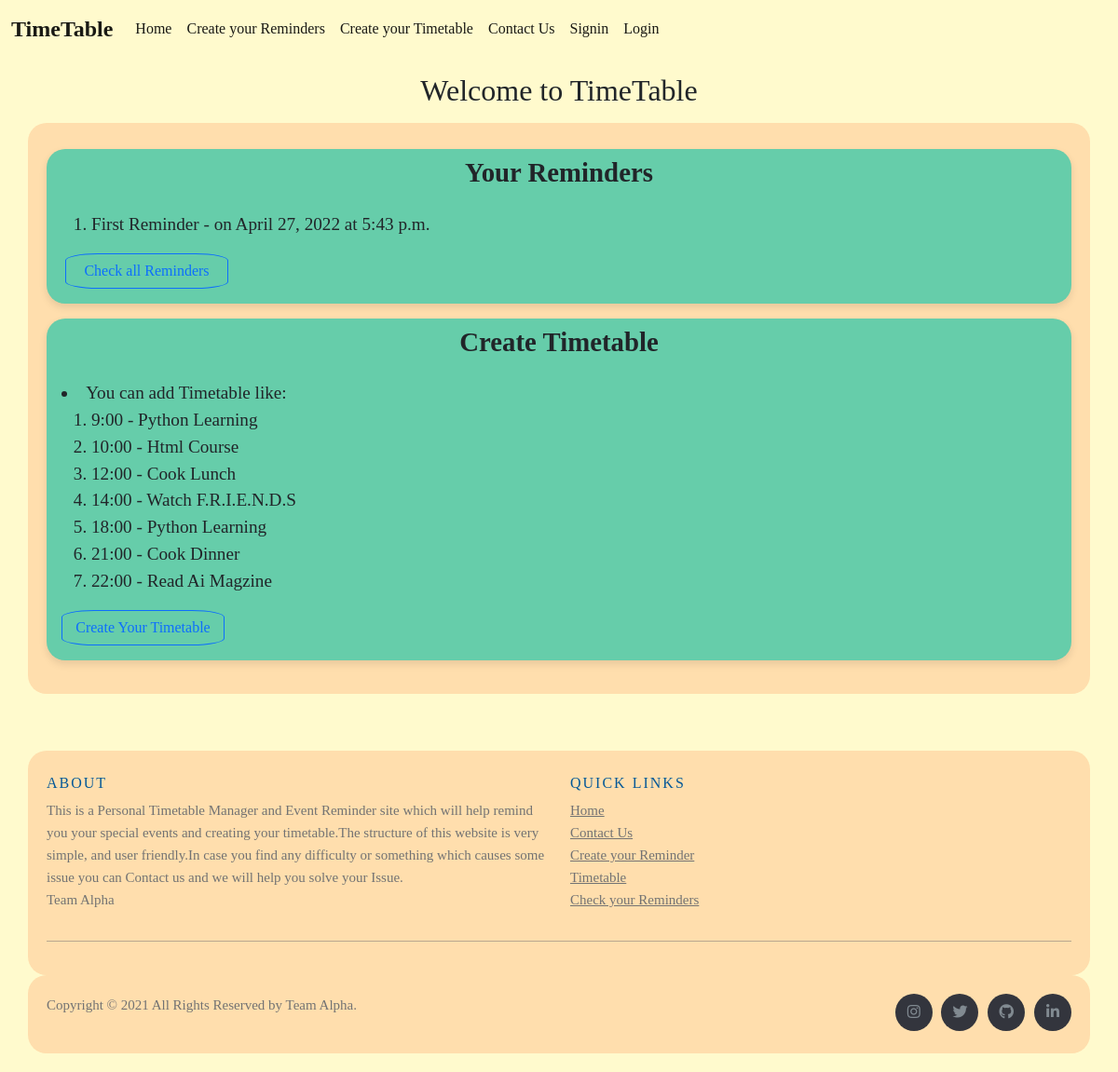
The app's page /, older data.
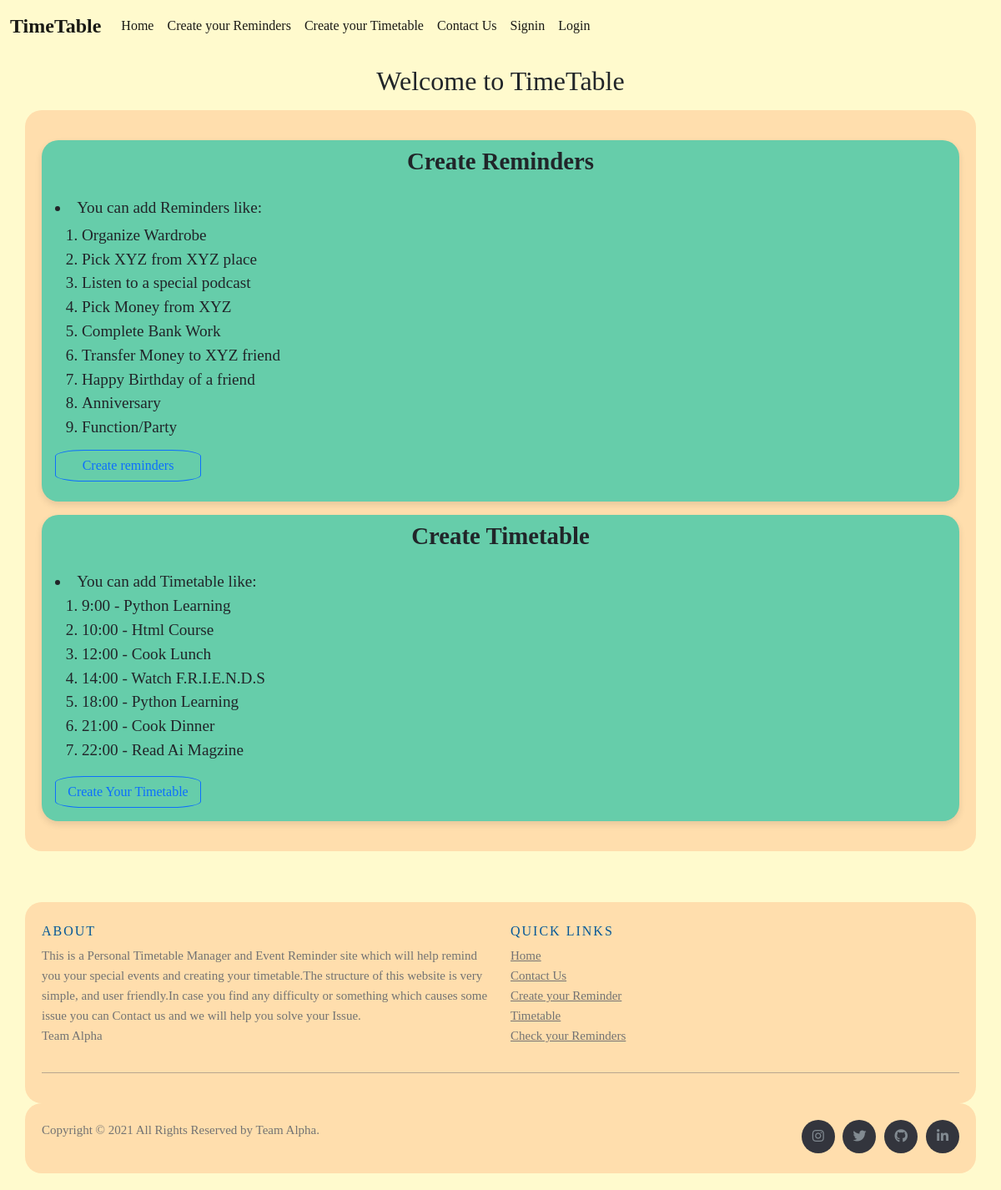
The same page, newer data.
### Event/models.py (models this page shows, shortened)
class Event(models.Model):
    username = models.CharField(max_length=200)
    types = models.CharField(max_length=200)
    date = models.DateField(blank=True)
    time = models.TimeField(blank=True)
    event = models.TextField(max_length=200000)

### Event/views.py (the view)
# urls.py: 2. Add a URL to urlpatterns:  path('', Home.as_view(), name='home')
def Home(request):
    remind = Event.objects.order_by("date").filter(username=request.user)
    tt = Timetable.objects.filter(username=request.user).first()
    if tt is not None:
        time = pickle.loads(eval(tt.time))
        topic = pickle.loads(eval(tt.topic))
        param = {"remind": remind[:5], "timetable": zip(time[:5], topic[:5])}
    else:
        param = {"remind": remind[:5]}
    return render(request, "home.html", param)

### Event/Templates/home.html (shortened to what this page needs)
{% extends "basic.html" %}
{% block body %}
<div class="head my-3">
  <h2 style="font-family: Cambria, Cochin, Georgia, Times, 'Times New Roman', serif;text-align: center;">Welcome to
    TimeTable</h2>
</div>
<div class="container my-3">
  {% if remind|length >= 1 %}
  <div class="card w-100 my-2 mx-auto">
    <h3 class="card-title my-2" >Your Reminders</h3>
    <div class="card-body">
      <ol style="font-size: 1.2rem;">
        {% for event in remind %}
        <li>{{event.event}} - on {{event.date}} at {{event.time}}</li>
        {% endfor %}
      </ol>
      <a href="reminders" class="mx-1">
        <button class="btn btn-outline-primary">Check all Reminders</button>
      </a>
    </div>
  </div>
  {% else %}
  <div class="card w-100 my-3 mx-auto">
    <h3 class="card-title my-2" >Create Reminders</h3>
    <div class="card-body">
      <li style="font-size: 1.2rem;">You can add Reminders like:</li>
      <ol class="my-1" style="font-size: 1.2rem;">
        <li>Organize Wardrobe</li>
        <li>Pick XYZ from XYZ place</li>
        <li>Listen to a special podcast</li>
        <li>Pick Money from XYZ</li>
        <li>Complete Bank Work</li>
        <li>Transfer Money to XYZ friend</li>
        <li>Happy Birthday of a friend</li>
        <li>Anniversary</li>
        <li>Function/Party</li>
      </ol>
      <a href="reminder">
        <button class="btn btn-outline-primary my-2">Create reminders</button>
      </a>
    </div>
  </div>
  {% endif %}
  {% if timetable %}
  <div class="card w-100 my-3 mx-auto">
    <h3 class="card-title my-2" style="font-size: 1.3rem;">Your Timetable</h3>
    <div class="card-body">
      <ol style="font-size: 1.2rem;">
        {% for time, topic in timetable %}
        <li>{{ time }} - {{ topic }}</li>
        {% endfor %}
      </ol>
      <a href="timetables">
        <button class="btn btn-outline-primary">Check all Timetable</button>
      </a>
    </div>
  </div>
  {% else %}
  <div class="card w-100 my-3 mx-auto">
    <h3 class="card-title my-2">Create Timetable</h3>
    <div class="card-body">
      <li style="font-size: 1.2rem;">You can add Timetable like:</li>
      <ol style="font-size: 1.2rem;">
        <li>9:00 - Python Learning</li>
        <li>10:00 - Html Course</li>
        <li>12:00 - Cook Lunch</li>
        <li>14:00 - Watch F.R.I.E.N.D.S</li>
        <li>18:00 - Python Learning</li>
        <li>21:00 - Cook Dinner</li>
        <li>22:00 - Read Ai Magzine</li>
      </ol>
      <a href="timetable">
        <button class="btn btn-outline-primary">Create Your Timetable</button>
      </a>
    </div>
  </div>
  {% endif %}
</div>
{% endblock %}

### Event/Templates/basic.html (shortened to what this page needs)
<!doctype html>
<html lang="en">
<head>
  <link href="https://cdn.jsdelivr.net/npm/bootstrap@5.0.2/dist/css/bootstrap.min.css" rel="stylesheet"
>
</head>
<body>
  <nav class="navbar navbar-expand-lg navbar-light ">
    <div class="container-fluid">
      <a class="navbar-brand" href="/">TimeTable</a>
      <div class="collapse navbar-collapse" id="navbarSupportedContent">
        <ul class="navbar-nav me-auto mb-2 mb-lg-0">
          <li class="nav-item">
            <a class="nav-link active" aria-current="page" href="/">Home</a>
          </li>
          <li class="nav-item">
            <a class="nav-link active" aria-current="page" href="/reminder">Create your Reminders</a>
          </li>
          <li class="nav-item">
            <a class="nav-link active" aria-current="page" href="/timetable">Create your Timetable</a>
          </li>
          <li class="nav-item">
            <a class="nav-link active" aria-current="page" href="/contact">Contact Us</a>
          </li>
          <li>
            {% if user.is_authenticated %}
            <ul class="navbar-nav mr-7">
              <li class="nav-item dropdown mr-3">
                <a class="nav-link dropdown-toggle" href="#" id="navbarDropdown" role="button" data-bs-toggle="dropdown"
                  aria-expanded="false">
                  {{request.user}}
                </a>
                <ul class="dropdown-menu" aria-labelledby="navbarDropdown">
                  <li><a class="dropdown-item" href="reminders"> Check Your Reminders</a></li>
                  <li><a class="dropdown-item" href="timetables">Check Your Timetable</a></li>
                  <li><a class="dropdown-item" href="logout">Logout</a></li>
                </ul>
              </li>
          </li>
        </ul>
        <li>
          {% else %}
        <li class="nav-item">
          <a type="button" class="nav-link active" data-bs-toggle="modal" data-bs-target="#Signup"
            aria-current="page">Signin</a>
        </li>
        <li class="nav-item">
          <a type="button" class="nav-link active" data-bs-toggle="modal" aria-current="page"
            data-bs-target="#Login">Login</a>
        </li>
        {% endif %}
        </li>
      </div>
    </div>
  </nav>
  {% block body %}
  {% endblock %}
  <footer class="site-footer">
    <div class="container">
      <div class="row">
        <div class="col-sm-12 col-md-6">
          <h6>About</h6>
          <p class="text-justify">This is a Personal Timetable Manager and Event Reminder site which will help remind
            you your special events and creating your timetable.The structure of this website is very simple, and user
            friendly.In case you find any difficulty or something which causes some issue you can Contact us and we will
            help you solve your Issue. <br> Team Alpha </p>
        </div>
        <div class="col-xs-6 col-md-3">
          <h6>Quick Links</h6>
          <ul class="footer-links">
            <li><a href="/">Home</a></li>
            <li><a href="contact">Contact Us</a></li>
            <li><a href="reminder">Create your Reminder</a></li>
            <li><a href="timetable">Timetable</a></li>
            <li><a href="reminders">Check your Reminders </a></li>
          </ul>
        </div>
      </div>
      <hr>
    </div>
    <div class="container">
      <div class="row">
        <div class="col-md-8 col-sm-6 col-xs-12">
          <p class="copyright-text">Copyright &copy; 2021 All Rights Reserved by
            Team Alpha.
          </p>
        </div>
        <link rel="stylesheet" href="https://cdnjs.cloudflare.com/ajax/libs/font-awesome/5.15.3/css/all.min.css" />
        <div class="col-md-4 col-sm-6 col-xs-12">
          <ul class="social-icons">
            <li><a href=""><i class="fab fa-instagram"></i></a></li>
            <li><a href=""><i class="fab fa-twitter"></i></a></li>
            <li> <a href=""><i class="fab fa-github"></i></a></li>
            <li><a href=""><i class="fab fa-linkedin-in"></i></a></li>
          </ul>
        </div>
      </div>
    </div>
  </footer>
</body>
</html>

### Event/Templates/basic.html (style rules this page uses)
body { background-color: lemonchiffon; font-family: 'Times New Roman', Times, serif; }
.navbar { background-color: lemonchiffon; }
.navbar-brand { font-size: 1.5rem; font-weight: bold; color: #333; }
.nav-link { color: #333; }
.btn-outline-primary, .btn-outline-secondary { width: 175px; border-radius: 20%; }
.site-footer { background-color: #26272b; padding: 45px 0 20px; font-size: 15px; line-height: 24px; color: #737373; }
.site-footer hr { border-top-color: #bbb; opacity: 0.5; }
.site-footer h6 { color: #fff; font-size: 16px; text-transform: uppercase; margin-top: 5px; letter-spacing: 2px; }
.site-footer a { color: #bc5050; }
.footer-links { padding-left: 0; list-style: none; }
.footer-links li { display: block; }
.footer-links a { color: #737373; }
.site-footer .social-icons { text-align: right; }
.site-footer .social-icons a { width: 40px; height: 40px; line-height: 40px; margin-left: 6px; margin-right: 0; border-radius: 100%; background-color: #33353d; }
.container { background-color: navajowhite; border-radius: 20px; padding: 20px; }
.card { background-color: mediumaquamarine; border: none; border-radius: 20px; box-shadow: 0 4px 8px rgba(0, 0, 0, 0.1); transition: transform 0.3s; }
.card-title { text-align: center; font-family: 'Times New Roman', Times, serif; font-size: 1.8rem; font-weight: bold; margin-top: 2rem; }
.site-footer { background-color: lemonchiffon; padding: 45px 0 20px; font-size: 15px; line-height: 24px; color: #737373; }
.site-footer hr { border-top-color: #bbb; opacity: 0.5 }
.site-footer h6 { color: #045898; font-size: 16px; text-transform: uppercase; margin-top: 5px; letter-spacing: 2px }
.site-footer a { color: #737373; }
.footer-links { padding-left: 0; list-style: none }
.footer-links li { display: block }
.footer-links a { color: #737373 }
.site-footer .social-icons { text-align: right }
.site-footer .social-icons a { width: 40px; height: 40px; line-height: 40px; margin-left: 6px; margin-right: 0; border-radius: 100%; background-color: #33353d }
.copyright-text { margin: 0 }
.social-icons { padding-left: 0; margin-bottom: 0; list-style: none }
.social-icons li { display: inline-block; margin-bottom: 4px }
.social-icons a { background-color: #eceeef; color: #818a91; font-size: 16px; display: inline-block; line-height: 44px; width: 44px; height: 44px; text-align: center; margin-right: 8px; border-radius: 100%; -webkit-transition: all .2s linear; -o-transition: all .2s linear; transition: all .2s linear }

Row changes from the older to the newer data that the page shows:
removed Event: event "First Reminder", date "April 27, 2022", time "5:43 p.m."
Text that changed along with them:
text no longer shown: "Your Reminders Check all Reminders"
text now shown: "Create Reminders You can add Reminders like: Organize Wardrobe Pick XYZ from XYZ place Listen to a special podcast Pick Money from XYZ Complete Bank Work Transfer Money to XYZ friend Happy Birthday of a friend Anniversary Function/Party Create reminders"
